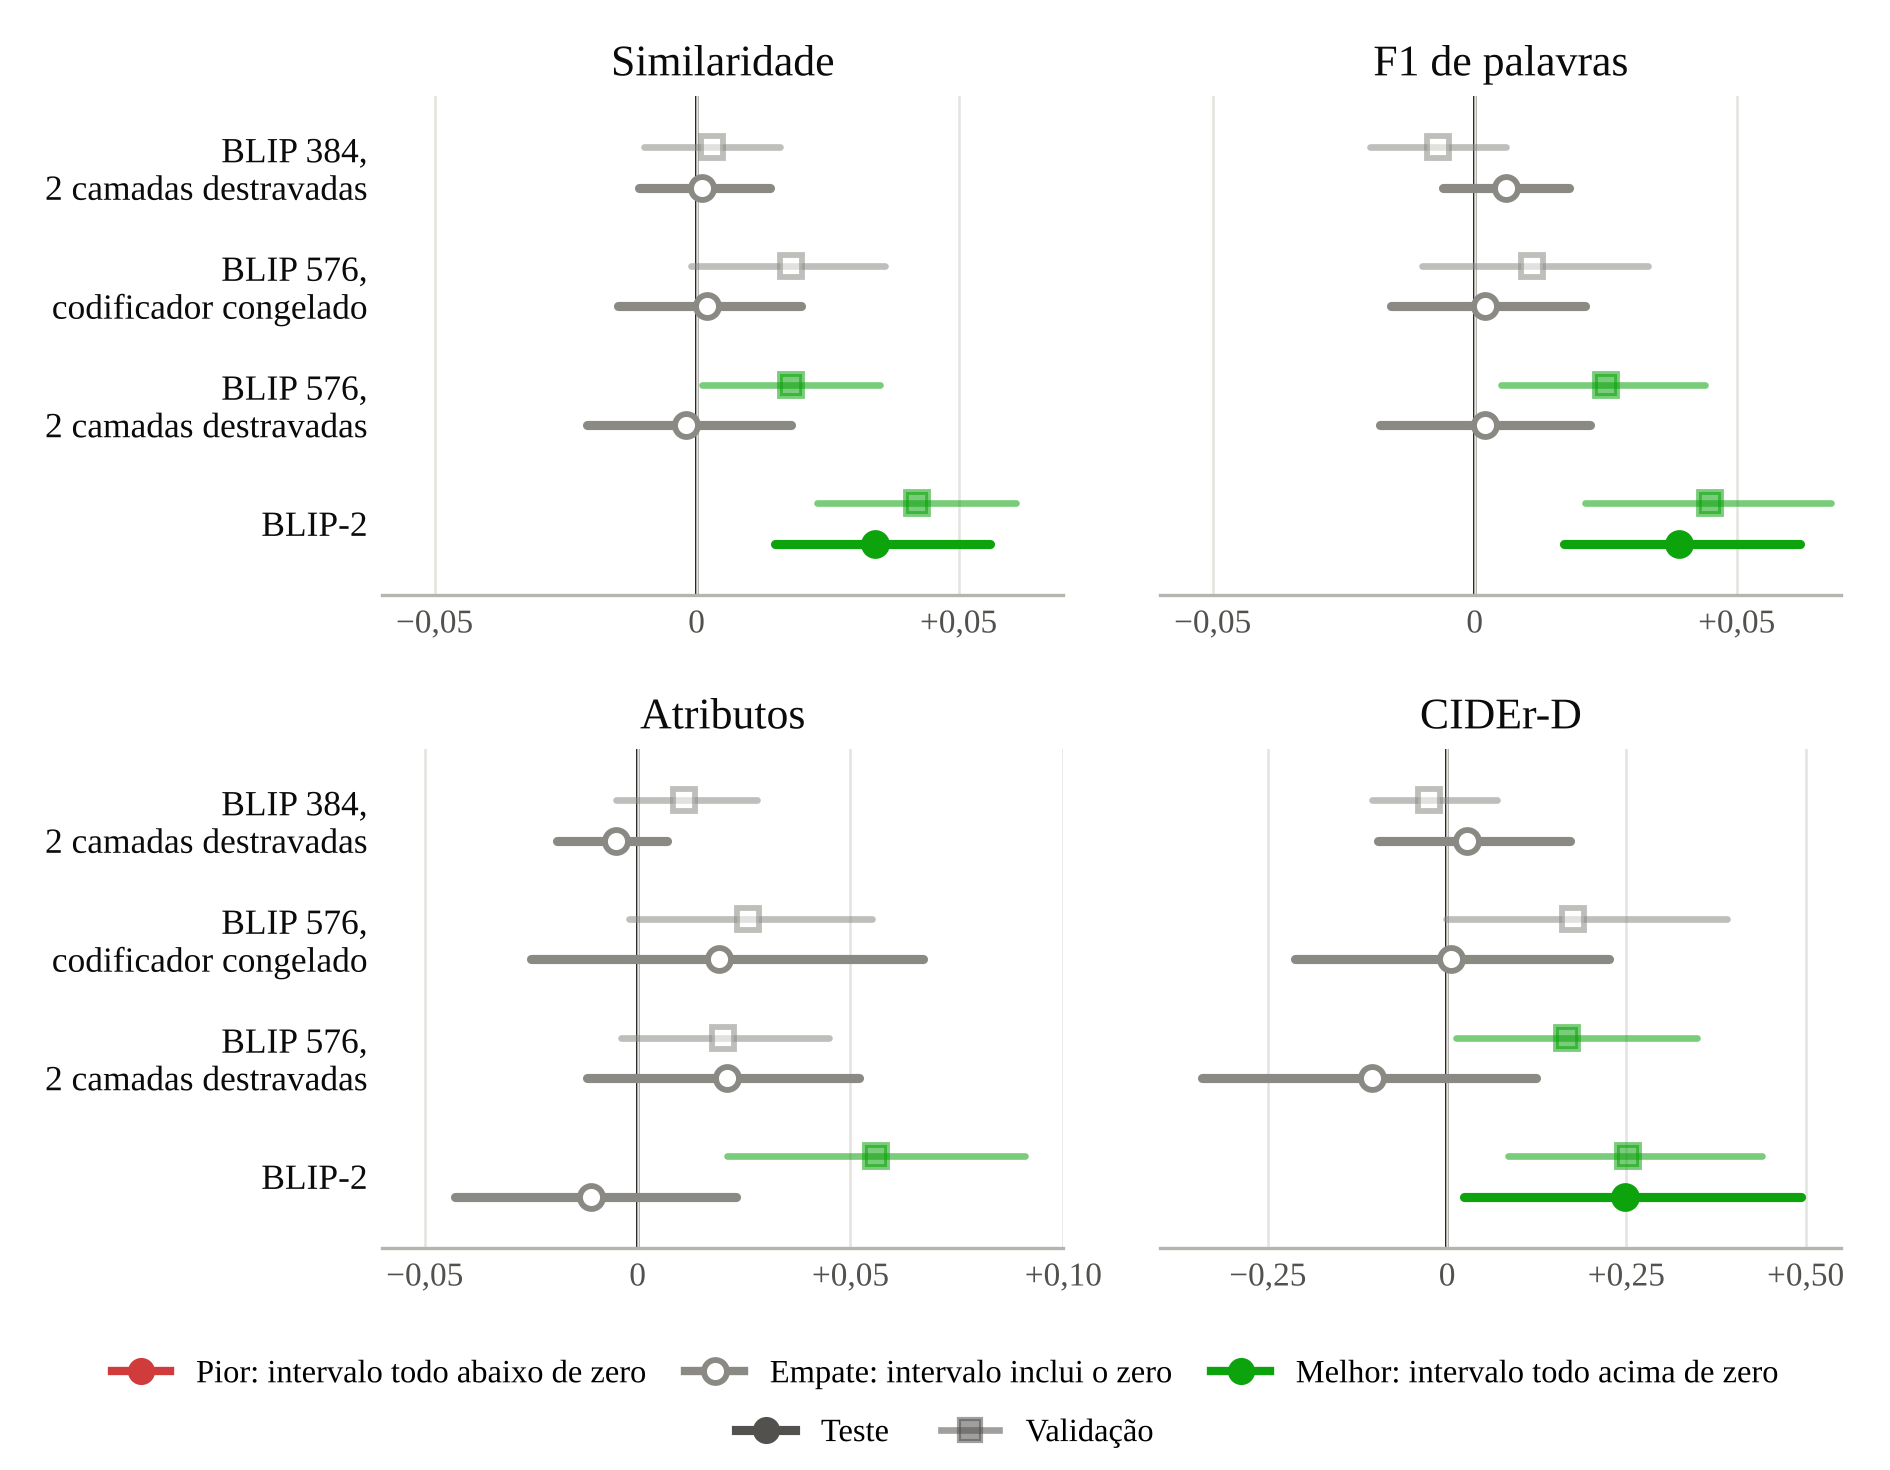

Write Python code to recreate this figure.
"""Figura 4.1: diferença pareada contra o BLIP 384 congelado, na validação e no teste.
Lê as tabelas de diferenças de historico_3conjuntos/tabela_final.md.
Rode a partir da raiz do repositório."""
import re
import matplotlib; matplotlib.use('Agg')
import matplotlib.pyplot as plt
from matplotlib.lines import Line2D
plt.rcParams.update({'font.family': 'Liberation Serif', 'font.size': 10})
md = open('docs/monografia/historico_3conjuntos/tabela_final.md', encoding='utf-8').read()
def diffs(sec):
    blk = md.split(sec)[1].split('\n## ')[0].split('\n### ')[0]
    out = {}
    for line in blk.splitlines():
        if not line.startswith('| BLIP') or 'sem fine' in line: continue
        cells = [c.strip() for c in line.strip('|').split('|')]
        vals = []
        for c in cells[1:]:
            m, lo, hi = [float(x.replace(',', '.').replace('−', '-')) for x in re.findall(r'-?\d+,\d+', c)]
            vals.append((m, lo, hi))
        out[cells[0]] = vals
    return out
te = diffs('### Teste: diferença'); va = diffs('### Validação: diferença')
names = {'BLIP 384, 2 camadas destravadas': 'BLIP 384,\n2 camadas destravadas',
         'BLIP 576, codificador congelado': 'BLIP 576,\ncodificador congelado',
         'BLIP 576, 2 camadas destravadas': 'BLIP 576,\n2 camadas destravadas',
         'BLIP-2 (OPT-2.7b)': 'BLIP-2'}
cfg = list(names)
metr = ['Similaridade', 'F1 de palavras', 'Atributos', 'CIDEr-D']
lims = [(-0.06, 0.07), (-0.06, 0.07), (-0.06, 0.10), (-0.40, 0.55)]
ticks = [[-0.05, 0, 0.05], [-0.05, 0, 0.05], [-0.05, 0, 0.05, 0.10], [-0.25, 0, 0.25, 0.5]]
C = {'pior': '#d03b3b', 'melhor': '#0ca30c', 'empate': '#8a8984'}
ink = '#0b0b0b'; ink2 = '#52514e'
fig, axes = plt.subplots(2, 2, figsize=(6.3, 4.9), sharey=True, dpi=300)
ys = list(range(len(cfg)))[::-1]
def fmt(v):
    return f'{v:+.2f}'.replace('.', ',').replace('-', '−') if v else '0'
for k, (ax, name) in enumerate(zip(axes.flat, metr)):
    ax.axvline(0, color=ink, lw=0.9, zorder=1)
    for y, c in zip(ys, cfg):
        for off, src, mk, alpha, lw in ((0.17, va, 's', 0.55, 1.6), (-0.17, te, 'o', 1.0, 2.2)):
            m, lo, hi = src[c][k]
            v = 'melhor' if lo > 0 else 'pior' if hi < 0 else 'empate'
            ax.plot([lo, hi], [y + off] * 2, color=C[v], lw=lw, alpha=alpha, solid_capstyle='round', zorder=2)
            ax.plot([m], [y + off], marker=mk, ms=5.5, mfc=C[v] if v != 'empate' else 'white', mec=C[v],
                    mew=1.4, alpha=alpha if mk == 's' else 1, zorder=3)
    ax.set_title(name, fontsize=10.5, color=ink, pad=5)
    ax.set_xlim(*lims[k]); ax.set_xticks(ticks[k]); ax.set_xticklabels([fmt(t) for t in ticks[k]], fontsize=8, color=ink2)
    ax.grid(axis='x', color='#e4e3df', lw=0.6, zorder=0)
    for s in ('top', 'right', 'left'): ax.spines[s].set_visible(False)
    ax.spines['bottom'].set_color('#b5b4ae')
    ax.tick_params(axis='y', length=0); ax.tick_params(axis='x', length=0)
    ax.set_ylim(-0.6, len(cfg) - 0.4)
for ax in axes[:, 0]:
    ax.set_yticks(ys); ax.set_yticklabels([names[c] for c in cfg], fontsize=8.5, color=ink)
h = [Line2D([0], [0], color=C['pior'], lw=2, marker='o', ms=5.5, mfc=C['pior'], mec=C['pior'], label='Pior: intervalo todo abaixo de zero'),
     Line2D([0], [0], color=C['empate'], lw=2, marker='o', ms=5.5, mfc='white', mec=C['empate'], mew=1.4, label='Empate: intervalo inclui o zero'),
     Line2D([0], [0], color=C['melhor'], lw=2, marker='o', ms=5.5, mfc=C['melhor'], mec=C['melhor'], label='Melhor: intervalo todo acima de zero'),
     Line2D([0], [0], color=ink2, lw=2.2, marker='o', ms=5.5, mfc=ink2, mec=ink2, label='Teste'),
     Line2D([0], [0], color=ink2, lw=1.6, alpha=0.55, marker='s', ms=5.5, mfc=ink2, mec=ink2, label='Validação')]
fig.legend(handles=h[:3], loc='lower center', ncol=3, frameon=False, fontsize=7.8, bbox_to_anchor=(0.5, 0.035), handlelength=1.8, columnspacing=1.2)
fig.legend(handles=h[3:], loc='lower center', ncol=2, frameon=False, fontsize=7.8, bbox_to_anchor=(0.5, -0.005), handlelength=1.8, columnspacing=1.6)
fig.tight_layout(rect=(0, 0.09, 1, 1), w_pad=1.4, h_pad=1.4)
fig.savefig('docs/monografia/figura-intervalos-3conjuntos.png', facecolor='white')
